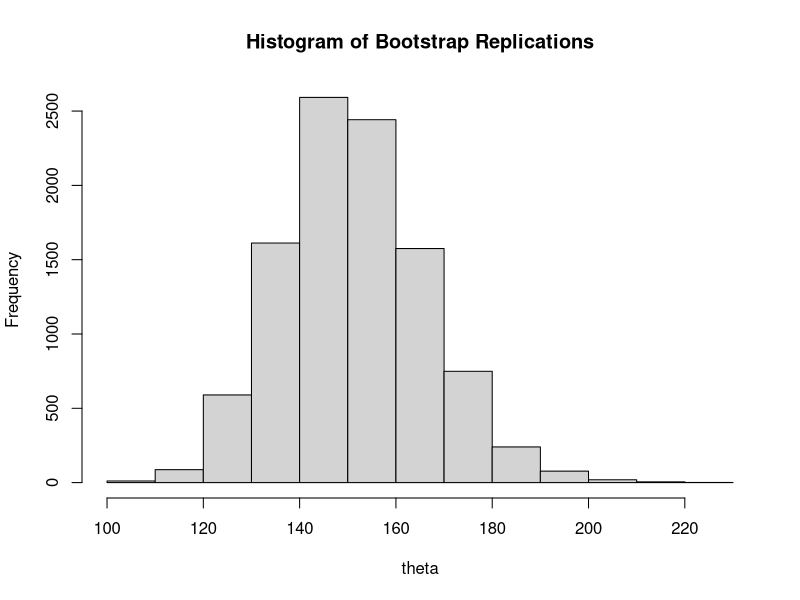

The R source for this figure:

mu <- 5
n <- 100
X <- rnorm(n, mean = mu, sd = 1)

theta_func <- function(x) exp(mean(x))

B <- 10000

theta_boot <- replicate(B, theta_func(sample(X, replace = TRUE)))

hist(theta_boot, main = "Histogram of Bootstrap Replications", xlab = "theta")

curve(dexp(x, rate = 1), from = 0, to = 50, add = TRUE, col = "blue")
